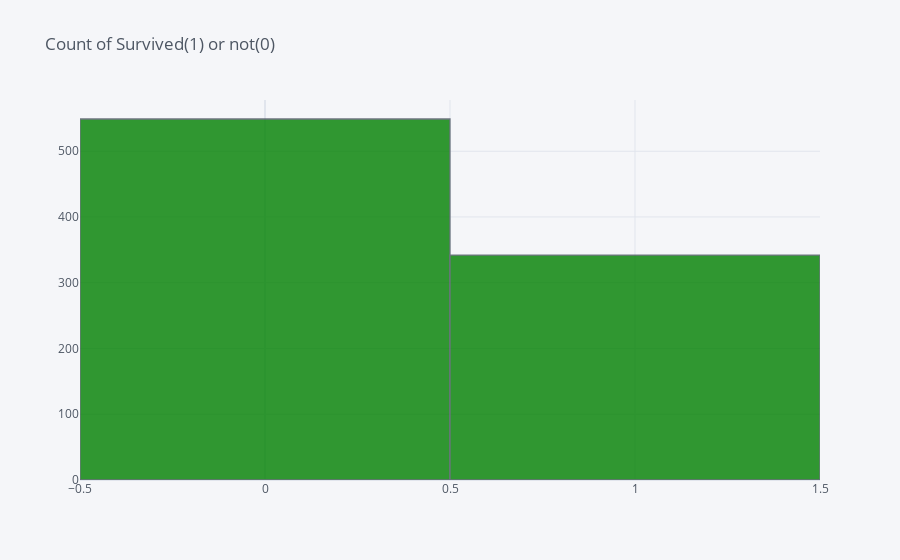

Notebook source saved alongside this figure:
### Code cell
#Survived Count Plot
train_df['Survived'].iplot(kind='hist',title='Count of Survived(1) or not(0)',color='green')

### Figure 1 — Plotly figure (JSON) as saved in the notebook; plotly's stock layout.template omitted (floating-point values rounded to 4 significant figures; data arrays with more than 128 entries replaced by an {"elided": "..."} marker saying what was removed)
{"data": [{"histfunc": "count", "histnorm": "", "marker": {"color": "rgba(0, 128, 0, 1.0)", "line": {"color": "#4D5663", "width": 1.3}}, "name": "Survived", "opacity": 0.8, "orientation": "v", "type": "histogram", "x": {"elided": "891 int values"}}], "layout": {"autosize": true, "barmode": "overlay", "legend": {"bgcolor": "#F5F6F9", "font": {"color": "#4D5663"}}, "paper_bgcolor": "#F5F6F9", "plot_bgcolor": "#F5F6F9", "title": {"font": {"color": "#4D5663"}, "text": "Count of Survived(1) or not(0)"}, "xaxis": {"autorange": true, "gridcolor": "#E1E5ED", "range": [-0.5, 1.5], "showgrid": true, "tickfont": {"color": "#4D5663"}, "title": {"font": {"color": "#4D5663"}, "text": ""}, "type": "linear", "zerolinecolor": "#E1E5ED"}, "yaxis": {"autorange": true, "gridcolor": "#E1E5ED", "range": [0, 577.9], "showgrid": true, "tickfont": {"color": "#4D5663"}, "title": {"font": {"color": "#4D5663"}, "text": ""}, "zerolinecolor": "#E1E5ED"}}}
